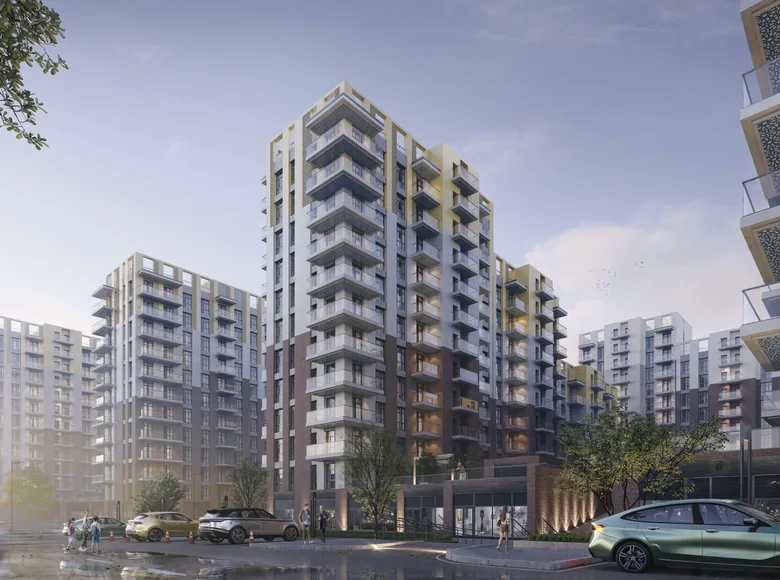
#> input picture backend/data/images/kaggle_raw/img_100.webp, 780 x 580 px; its folder holds only this picture in this run
$ python filter_interiors.py   (older library calls are emulated)
#> lines starting #> are read from the running program, lines starting #| are printed output that depends on the picture; after the words box and inside, x2 and y2 are one past the last pixel; in counts of white or black regions, pixels touching at a corner belong together
#> further down, img is the input picture: shape (580, 780, 3); mean B, G, R 150.6, 138.9, 136.9
import cv2
import numpy as np
from pathlib import Path
import pandas as pd

# ======================================
# CONFIGURACIÓN
# ======================================

INPUT_DIR = Path("../data/images/kaggle_raw")
OUTPUT_CSV = Path("../data/datasets/interior_filter_pro.csv")

MAX_IMAGES = 251   # ajusta según necesites

# ======================================
# FEATURES BASE
# ======================================

def has_sky(img):
    hsv = cv2.cvtColor(img, cv2.COLOR_BGR2HSV)
#> hsv: shape (580, 780, 3); mean H, S, V 100.6, 34.8, 153.5
    h = hsv[:, :, 0]
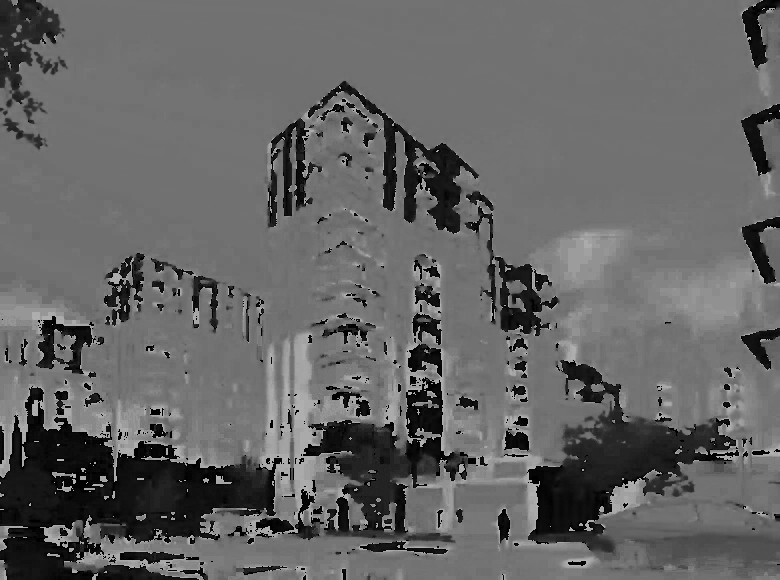
#> h: shape (580, 780); min 0, max 179, mean 100.6
    mask = ((h > 90) & (h < 130))
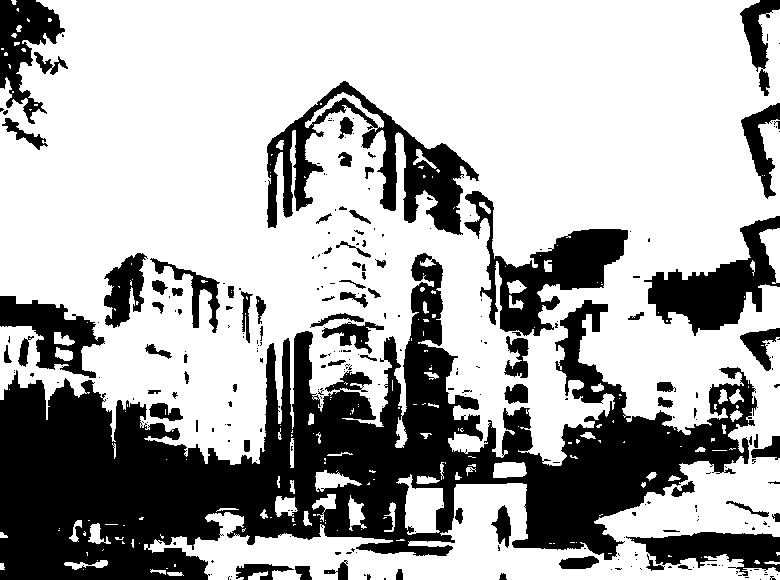
#> mask: shape (580, 780) bool; 67.8% white; 270 black regions (190 under 20 px), largest, box (x1, y1, x2, y2) and area: (0, 253, 758, 580) 93529, (267, 81, 479, 235) 9560, (464, 191, 628, 336) 7799
    return np.sum(mask) / mask.size


def edge_density(img):
    gray = cv2.cvtColor(img, cv2.COLOR_BGR2GRAY)
    edges = cv2.Canny(gray, 100, 200)
#> edges: shape (580, 780); 10.8% white in thin lines or dots
    return np.sum(edges > 0) / edges.size


def line_density(img):
    gray = cv2.cvtColor(img, cv2.COLOR_BGR2GRAY)
    edges = cv2.Canny(gray, 50, 150)
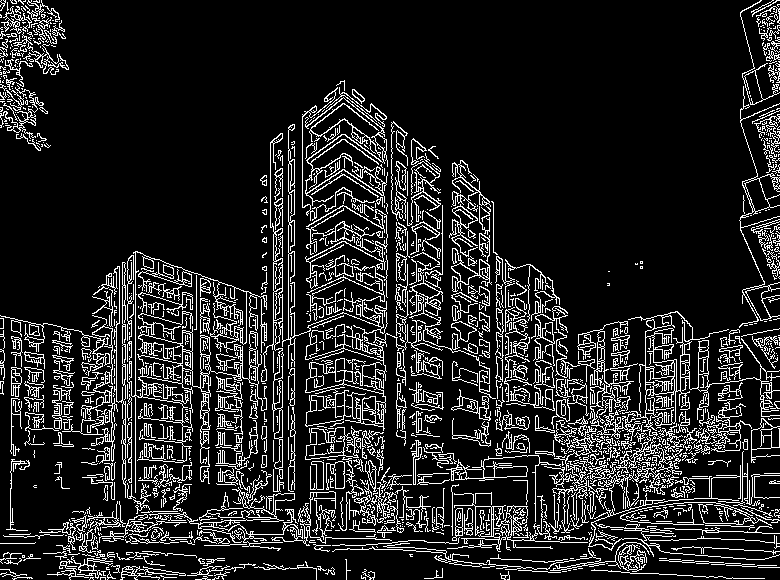
#> edges: shape (580, 780); 13.8% white in thin lines or dots

    lines = cv2.HoughLinesP(
        edges,
        rho=1,
        theta=np.pi/180,
        threshold=80,
        minLineLength=40,
        maxLineGap=5,
    )
#> lines = 217 rows, first 6: [282, 484, 282, 155], [355, 531, 403, 529], [151, 537, 265, 539], [288, 368, 288, 127], [561, 449, 618, 440], [157, 521, 209, 519]

    if lines is None:
        return 0

    return len(lines) / (img.shape[0] * img.shape[1])


def texture_variance(img):
    gray = cv2.cvtColor(img, cv2.COLOR_BGR2GRAY)
    return gray.std()


def brightness_uniformity(img):
    gray = cv2.cvtColor(img, cv2.COLOR_BGR2GRAY)
    return gray.var()


def center_texture(img):
    h, w, _ = img.shape
#> h = 580; w = 780
    crop = img[h//4:3*h//4, w//4:3*w//4]
    gray = cv2.cvtColor(crop, cv2.COLOR_BGR2GRAY)
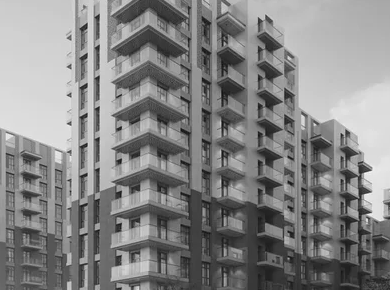
#> gray: shape (290, 390); min 18, max 249, mean 133.7
    return gray.std()


def color_entropy(img):
    hist = cv2.calcHist([img], [0], None, [256], [0, 256])
#> hist = 256 values, max 6183 at index 232, min 3 at index 1, mean 1767.2
    p = hist / np.sum(hist)
#> p = 256 values, max 0.0137 at index 232, min 6.63e-06 at index 1, mean 0.00391
    p = p[p > 0]
    return -np.sum(p * np.log2(p))


def edge_direction_ratio(img):
    gray = cv2.cvtColor(img, cv2.COLOR_BGR2GRAY)
    sobelx = cv2.Sobel(gray, cv2.CV_64F, 1, 0, ksize=5)
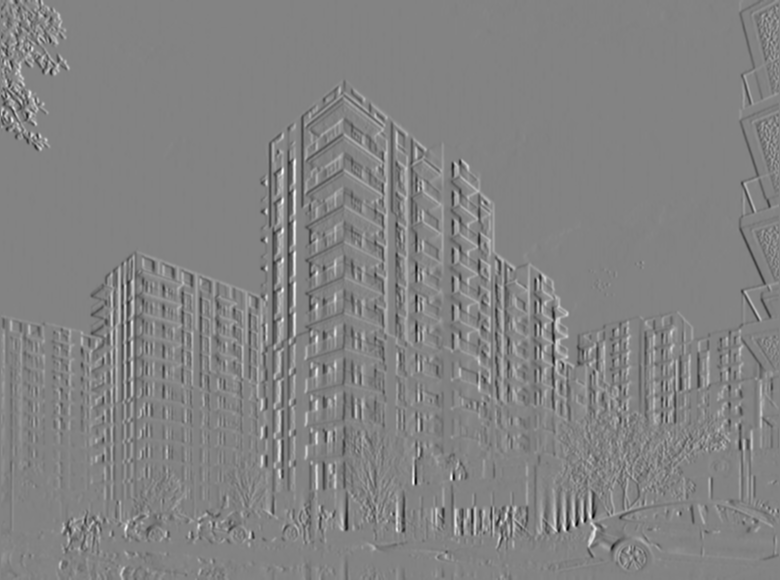
#> sobelx: shape (580, 780) float64; min -8206, max 7733, mean -12.8; drawn with min black and max white
    sobely = cv2.Sobel(gray, cv2.CV_64F, 0, 1, ksize=5)
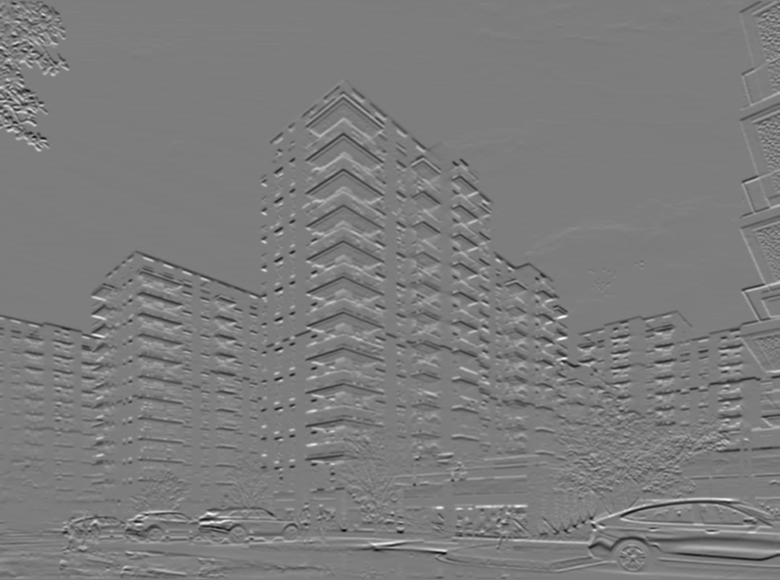
#> sobely: shape (580, 780) float64; min -7794, max 8110, mean -12.8; drawn with min black and max white

    vx = np.mean(np.abs(sobelx))
#> vx = 432.2
    vy = np.mean(np.abs(sobely))
#> vy = 422.5

    if vx + vy == 0:
        return 0

    return vy / (vx + vy)


# ======================================
# NUEVAS FEATURES CROMÁTICAS (PRO)
# ======================================

def color_diversity(img, k=6):
#> called with k = 6
    small = cv2.resize(img, (64, 64))
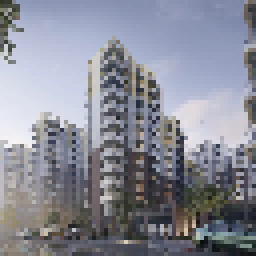
#> small: shape (64, 64, 3) (shown 4 times larger); mean B, G, R 149.8, 138.3, 136.3
    data = small.reshape((-1, 3)).astype(np.float32)

    criteria = (cv2.TERM_CRITERIA_EPS + cv2.TERM_CRITERIA_MAX_ITER, 10, 1.0)

    _, labels, centers = cv2.kmeans(
        data,
        k,
        None,
        criteria,
        3,
        cv2.KMEANS_RANDOM_CENTERS
    )
#> labels = 4096 values, max 5 at index 64, min 0 at index 3, mean 2.55; centers = [[143.9, 136.7, 136.8], [51.26, 47.86, 46.09], [186.4, 163.7, 157.6], [105.4, 101.5, 103.3], [222.7, 207.8, 205.2], [75.41, 73.2, 74.14]]

    unique_labels = len(np.unique(labels))
#> unique_labels = 6
    return unique_labels / k


def saturation_variance(img):
    hsv = cv2.cvtColor(img, cv2.COLOR_BGR2HSV)
    return hsv[:, :, 1].std()


# ======================================
# SCORING CONTINUO PRO V3
# ======================================

def compute_indoor_score(f):

    score = 0

    score += (1 - min(f["sky"]*3, 1)) * 0.12
#> score = 0
    score += min(f["edges"]*10, 1) * 0.12
#> score = 0.12
    score += min(f["lines"]*90000, 1) * 0.12
#> score = 0.24
    score += min(f["texture"]/80, 1) * 0.12
#> score = 0.321
    score += min(f["center_tex"]/60, 1) * 0.12
#> score = 0.429
    score += min(f["entropy"]/6, 1) * 0.10
#> score = 0.529
    score += min(f["brightness"]/6000, 1) * 0.10
#> score = 0.577

    # NUEVO: balance cromático
    score += (1 - f["color_div"]) * 0.10

    # NUEVO: estabilidad de saturación
    score += (1 - min(f["sat_var"]/80, 1)) * 0.10
#> score = 0.652

    return round(score, 4)


# ======================================
# CARGAR CSV EXISTENTE
# ======================================

if OUTPUT_CSV.exists():
    df_results = pd.read_csv(OUTPUT_CSV)
else:
    df_results = pd.DataFrame()

processed = set(df_results["image_path"].values) if len(df_results) > 0 else set()

count = 0
rows = []

# ======================================
# PIPELINE PRINCIPAL
# ======================================

for img_path in INPUT_DIR.glob("*.webp"):

    if count >= MAX_IMAGES:
        break

    if str(img_path) in processed:
        continue

    img = cv2.imread(str(img_path))
    if img is None:
        continue

    f = {}

    f["sky"] = has_sky(img)
    f["edges"] = edge_density(img)
    f["lines"] = line_density(img)
    f["texture"] = texture_variance(img)
    f["brightness"] = brightness_uniformity(img)
    f["center_tex"] = center_texture(img)
    f["entropy"] = color_entropy(img)
    f["edir"] = edge_direction_ratio(img)
    f["color_div"] = color_diversity(img)
    f["sat_var"] = saturation_variance(img)

    indoor_score = compute_indoor_score(f)
#> indoor_score = 0.652

    rows.append({
        "image_path": str(img_path),
        "indoor_score": indoor_score,
        "visual_class": "candidate",
        **f
    })

    count += 1

    if count % 50 == 0:
        print(f"Procesadas nuevas: {count}")

# ======================================
# GUARDAR RESULTADOS
# ======================================

if rows:
    df_new = pd.DataFrame(rows)
#> df_new = table of 1 rows and 13 columns
    df_results = pd.concat([df_results, df_new], ignore_index=True)
#> df_results = table of 1 rows and 13 columns
#> (the run stopped early here; a loop or call above may not have finished)

$ run again, on backend/data/images/kaggle_raw/img_119.webp
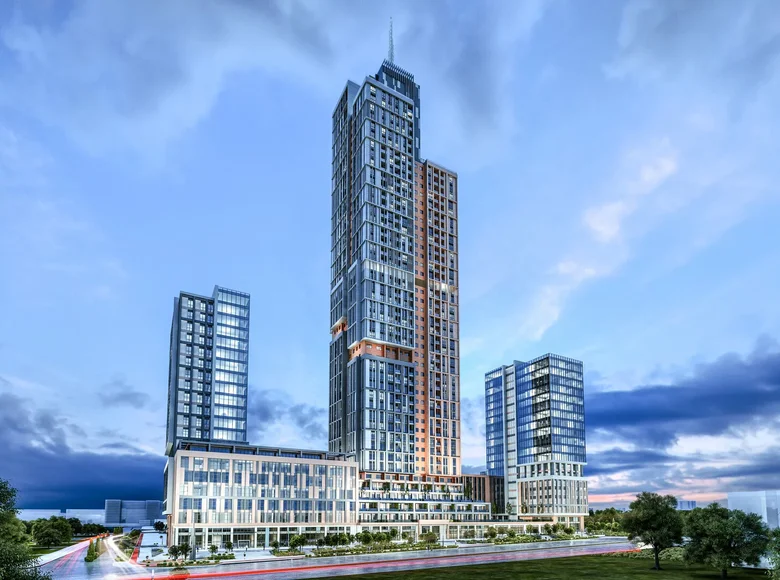
#> input picture backend/data/images/kaggle_raw/img_119.webp, 780 x 580 px
#> img is the input picture: shape (580, 780, 3); mean B, G, R 206.4, 164.8, 132.3
#> hsv: shape (580, 780, 3); mean H, S, V 101, 98.5, 209
#> in has_sky, `mask = ((h > 90) & (h < 130))`:
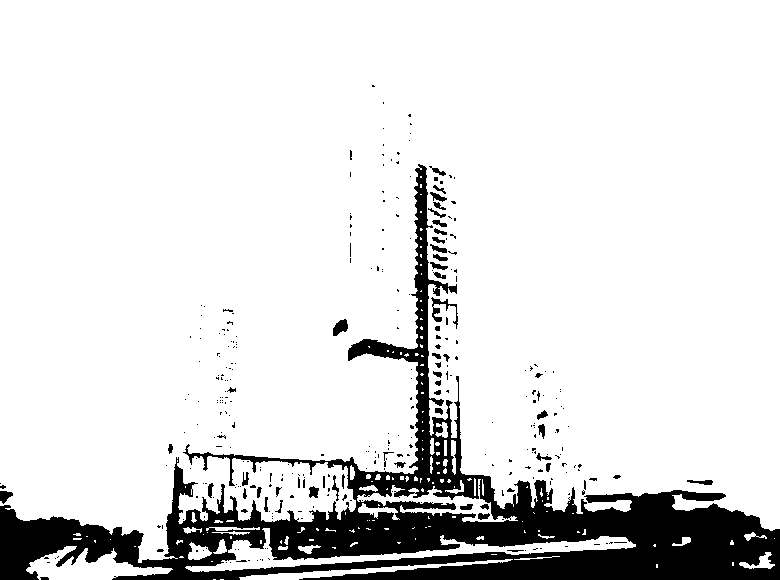
#> mask: shape (580, 780) bool; 87.5% white; 331 black regions (278 under 20 px), largest, box (x1, y1, x2, y2) and area: (0, 164, 780, 580) 53002, (431, 297, 458, 329) 226, (333, 319, 348, 336) 165
#> lines = 447 rows, first 6: [218, 566, 292, 559], [697, 531, 746, 527], [538, 528, 623, 527], [122, 533, 175, 533], [146, 556, 239, 543], [202, 538, 295, 540]
#> hist = 256 values, max 51200 at index 254, min 214 at index 1, mean 1767.2
#> p = 256 values, max 0.113 at index 254, min 0.000473 at index 1, mean 0.00391
#> vx = 510.7
#> vy = 507.3
#> in color_diversity, `small = cv2.resize(img, (64, 64))`:
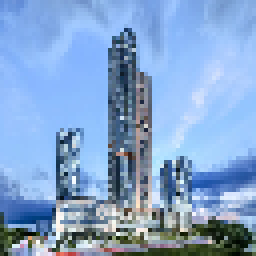
#> small: shape (64, 64, 3) (shown 4 times larger); mean B, G, R 205.6, 164.2, 131.7
#> labels = 4096 values, max 5 at index 479, min 0 at index 607, mean 2.83; centers = [[155.5, 143.3, 135.4], [34.49, 49, 34.82], [237.9, 178, 136.4], [168.9, 110.7, 73.39], [248.4, 203.9, 168.1], [100.9, 83.68, 63.1]]
#> unique_labels = 6
#> in compute_indoor_score, `score += (1 - min(f["sky"]*3, 1)) * 0.12`: score = 0
#> in compute_indoor_score, `score += min(f["edges"]*10, 1) * 0.12`: score = 0.12
#> in compute_indoor_score, `score += min(f["lines"]*90000, 1) * 0.12`: score = 0.24
#> in compute_indoor_score, `score += min(f["texture"]/80, 1) * 0.12`: score = 0.314
#> in compute_indoor_score, `score += min(f["center_tex"]/60, 1) * 0.12`: score = 0.418
#> in compute_indoor_score, `score += min(f["entropy"]/6, 1) * 0.10`: score = 0.518
#> in compute_indoor_score, `score += min(f["brightness"]/6000, 1) * 0.10`: score = 0.559
#> in compute_indoor_score, `score += (1 - min(f["sat_var"]/80, 1)) * 0.10`: score = 0.61
#> df_new = table of 1 rows and 13 columns

$ run again, on backend/data/images/kaggle_raw/img_121.webp
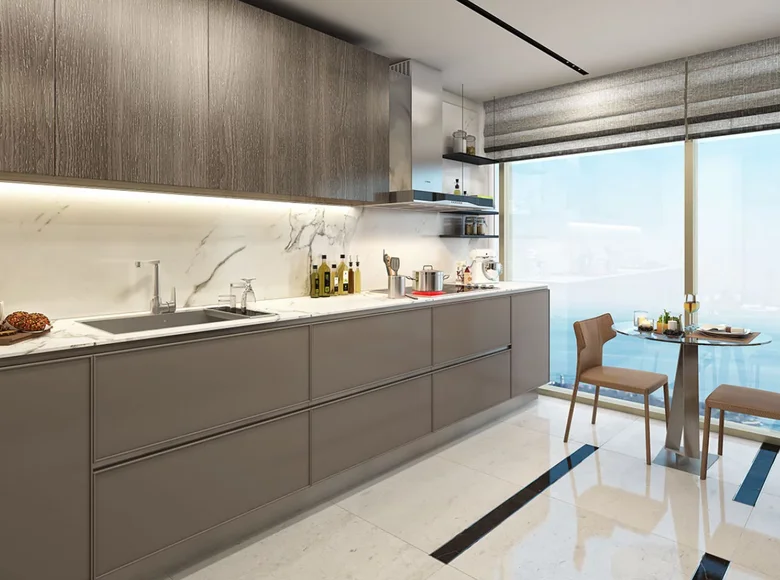
#> input picture backend/data/images/kaggle_raw/img_121.webp, 780 x 580 px
#> img is the input picture: shape (580, 780, 3); mean B, G, R 144, 153.8, 159.3
#> hsv: shape (580, 780, 3); mean H, S, V 32.4, 41.8, 163.3
#> in has_sky, `mask = ((h > 90) & (h < 130))`:
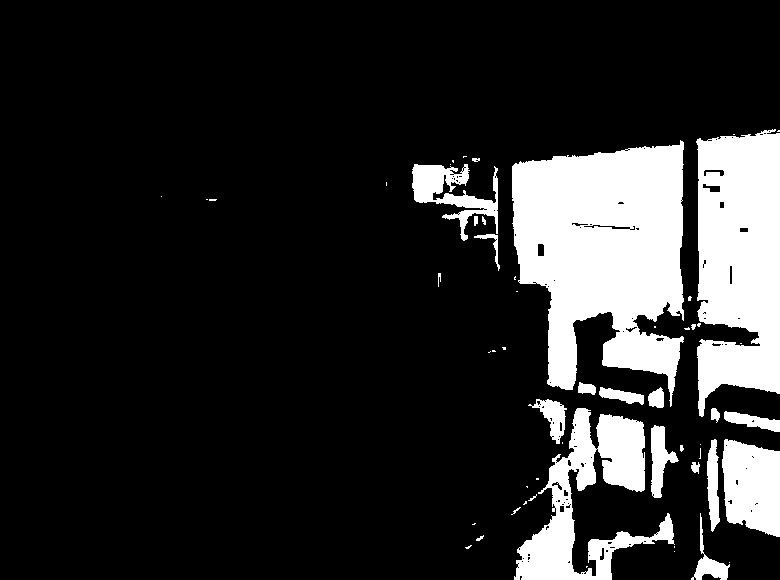
#> mask: shape (580, 780) bool; 16.3% white; 56 white regions (32 under 20 px), largest, box (x1, y1, x2, y2) and area: (512, 140, 684, 407) 31143, (696, 129, 780, 417) 19632, (514, 408, 675, 580) 10263
#> lines = 148 rows, first 6: [179, 579, 537, 405], [2, 182, 355, 206], [684, 360, 684, 302], [90, 579, 90, 474], [476, 165, 779, 128], [92, 462, 92, 354]
#> hist = 256 values, max 7574 at index 77, min 35 at index 5, mean 1767.2
#> p = 256 values, max 0.0167 at index 77, min 7.74e-05 at index 5, mean 0.00391
#> vx = 276.5
#> vy = 387
#> in color_diversity, `small = cv2.resize(img, (64, 64))`:
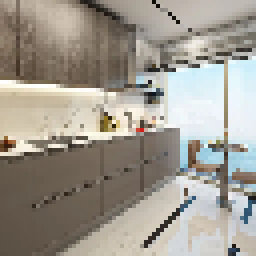
#> small: shape (64, 64, 3) (shown 4 times larger); mean B, G, R 144.2, 154, 159.4
#> labels = 4096 values, max 5 at index 20, min 0 at index 19, mean 1.83; centers = [[79.37, 92.05, 103.4], [234.8, 234.6, 226.3], [106.2, 119.1, 130], [182.9, 194.8, 199.8], [147.8, 159.2, 166.9], [42.24, 49.23, 55.57]]
#> unique_labels = 6
#> in compute_indoor_score, `score += (1 - min(f["sky"]*3, 1)) * 0.12`: score = 0.0614
#> in compute_indoor_score, `score += min(f["edges"]*10, 1) * 0.12`: score = 0.122
#> in compute_indoor_score, `score += min(f["lines"]*90000, 1) * 0.12`: score = 0.242
#> in compute_indoor_score, `score += min(f["texture"]/80, 1) * 0.12`: score = 0.327
#> in compute_indoor_score, `score += min(f["center_tex"]/60, 1) * 0.12`: score = 0.447
#> in compute_indoor_score, `score += min(f["entropy"]/6, 1) * 0.10`: score = 0.547
#> in compute_indoor_score, `score += min(f["brightness"]/6000, 1) * 0.10`: score = 0.6
#> in compute_indoor_score, `score += (1 - min(f["sat_var"]/80, 1)) * 0.10`: score = 0.668
#> df_new = table of 1 rows and 13 columns

$ run again, on backend/data/images/kaggle_raw/img_128.webp
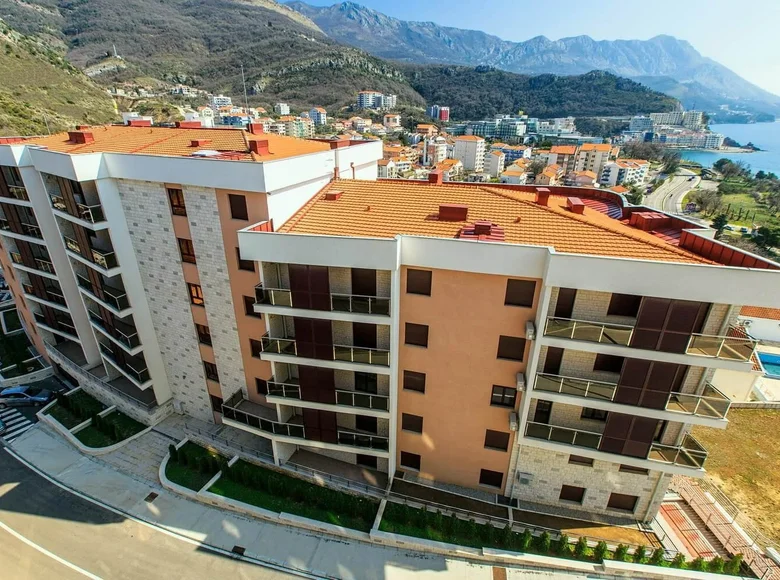
#> input picture backend/data/images/kaggle_raw/img_128.webp, 780 x 580 px
#> img is the input picture: shape (580, 780, 3); mean B, G, R 109.8, 124, 126.4
#> hsv: shape (580, 780, 3); mean H, S, V 48.9, 83.5, 139.4
#> mask: shape (580, 780) bool; 22.5% white; 234 white regions (161 under 20 px), largest, box (x1, y1, x2, y2) and area: (56, 0, 780, 181) 64723, (0, 335, 444, 580) 20688, (105, 155, 266, 191) 3552
#> lines = 490 rows, first 6: [449, 118, 559, 146], [245, 1, 381, 137], [437, 177, 552, 212], [720, 264, 779, 270], [312, 105, 354, 114], [495, 155, 578, 181]
#> hist = 256 values, max 5710 at index 0, min 56 at index 254, mean 1767.2
#> p = 256 values, max 0.0126 at index 0, min 0.000124 at index 254, mean 0.00391
#> vx = 559.5
#> vy = 840.7
#> in color_diversity, `small = cv2.resize(img, (64, 64))`:
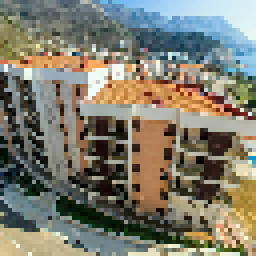
#> small: shape (64, 64, 3) (shown 4 times larger); mean B, G, R 110.1, 124.3, 126.6
#> labels = 4096 values, max 5 at index 3, min 0 at index 198, mean 2.67; centers = [[23.98, 33.3, 35], [228, 222.5, 200.3], [83.14, 128.3, 167.2], [148.1, 179.3, 195.8], [149.4, 145.5, 127.7], [85.04, 93.14, 87.35]]
#> unique_labels = 6
#> in compute_indoor_score, `score += (1 - min(f["sky"]*3, 1)) * 0.12`: score = 0.0389
#> in compute_indoor_score, `score += min(f["edges"]*10, 1) * 0.12`: score = 0.159
#> in compute_indoor_score, `score += min(f["lines"]*90000, 1) * 0.12`: score = 0.279
#> in compute_indoor_score, `score += min(f["texture"]/80, 1) * 0.12`: score = 0.37
#> in compute_indoor_score, `score += min(f["center_tex"]/60, 1) * 0.12`: score = 0.49
#> in compute_indoor_score, `score += min(f["entropy"]/6, 1) * 0.10`: score = 0.59
#> in compute_indoor_score, `score += min(f["brightness"]/6000, 1) * 0.10`: score = 0.652
#> in compute_indoor_score, `score += (1 - min(f["sat_var"]/80, 1)) * 0.10`: score = 0.678
#> df_new = table of 1 rows and 13 columns
